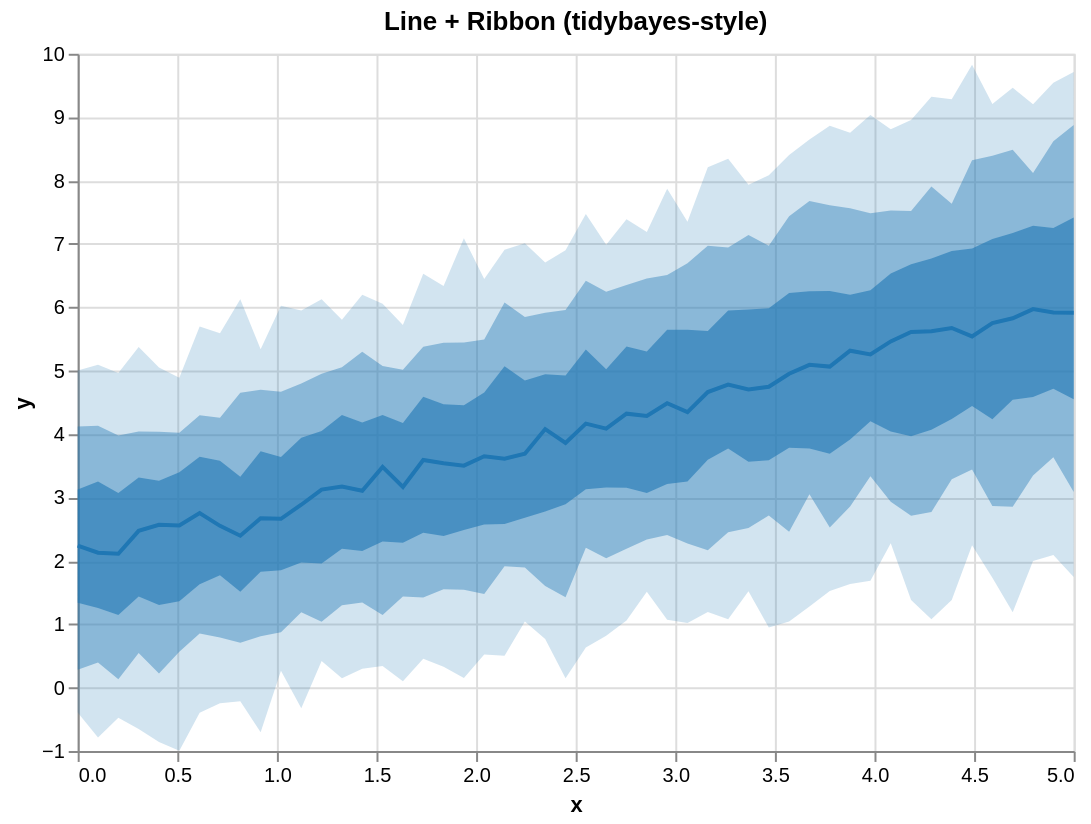

Vega-Lite specification for this chart:
### Vega-Lite specification from a JSON file in a GitHub repository (floating-point values rounded to 4 significant figures)
{"$schema": "https://vega.github.io/schema/vega-lite/v5.json", "height": 350, "layer": [{"encoding": {"x": {"field": "x", "type": "quantitative"}, "y2": {"field": "hi_0_95_"}, "y": {"field": "lo_0_95_", "title": "y", "type": "quantitative"}}, "mark": {"line": false, "fill": "#1f77b4", "type": "area", "opacity": 0.2}}, {"encoding": {"x": {"field": "x", "type": "quantitative"}, "y2": {"field": "hi_0_8_"}, "y": {"field": "lo_0_8_", "title": "y", "type": "quantitative"}}, "mark": {"line": false, "fill": "#1f77b4", "type": "area", "opacity": 0.4}}, {"encoding": {"x": {"field": "x", "type": "quantitative"}, "y2": {"field": "hi_0_5_"}, "y": {"field": "lo_0_5_", "title": "y", "type": "quantitative"}}, "mark": {"line": false, "fill": "#1f77b4", "type": "area", "opacity": 0.6}}, {"encoding": {"x": {"field": "x", "type": "quantitative"}, "y": {"field": "__median__", "type": "quantitative"}}, "mark": {"color": "#1f77b4", "strokeWidth": 2, "type": "line"}}], "data": {"values": [{"lo_0_8_": 0.2813, "lo_0_95_": -0.3929, "hi_0_8_": 4.121, "x": 0.0, "__median__": 2.241, "hi_0_5_": 3.127, "hi_0_95_": 5.004, "lo_0_5_": 1.341}, {"lo_0_8_": 0.3953, "lo_0_95_": -0.7868, "hi_0_8_": 4.131, "x": 0.102, "__median__": 2.129, "hi_0_5_": 3.251, "hi_0_95_": 5.092, "lo_0_5_": 1.256}, {"lo_0_8_": 0.1335, "lo_0_95_": -0.4754, "hi_0_8_": 3.977, "x": 0.2041, "__median__": 2.111, "hi_0_5_": 3.072, "hi_0_95_": 4.963, "lo_0_5_": 1.147}, {"lo_0_8_": 0.5472, "lo_0_95_": -0.6542, "hi_0_8_": 4.041, "x": 0.3061, "__median__": 2.474, "hi_0_5_": 3.316, "hi_0_95_": 5.375, "lo_0_5_": 1.438}, {"lo_0_8_": 0.2222, "lo_0_95_": -0.8592, "hi_0_8_": 4.038, "x": 0.4082, "__median__": 2.568, "hi_0_5_": 3.264, "hi_0_95_": 5.052, "lo_0_5_": 1.303}, {"lo_0_8_": 0.5671, "lo_0_95_": -0.9951, "hi_0_8_": 4.023, "x": 0.5102, "__median__": 2.557, "hi_0_5_": 3.398, "hi_0_95_": 4.89, "lo_0_5_": 1.364}, {"lo_0_8_": 0.8547, "lo_0_95_": -0.3987, "hi_0_8_": 4.296, "x": 0.6122, "__median__": 2.754, "hi_0_5_": 3.641, "hi_0_95_": 5.698, "lo_0_5_": 1.631}, {"lo_0_8_": 0.7888, "lo_0_95_": -0.2467, "hi_0_8_": 4.256, "x": 0.7143, "__median__": 2.552, "hi_0_5_": 3.581, "hi_0_95_": 5.592, "lo_0_5_": 1.771}, {"lo_0_8_": 0.7059, "lo_0_95_": -0.2149, "hi_0_8_": 4.653, "x": 0.8163, "__median__": 2.397, "hi_0_5_": 3.326, "hi_0_95_": 6.126, "lo_0_5_": 1.51}, {"lo_0_8_": 0.8083, "lo_0_95_": -0.7045, "hi_0_8_": 4.699, "x": 0.9184, "__median__": 2.672, "hi_0_5_": 3.729, "hi_0_95_": 5.338, "lo_0_5_": 1.83}, {"lo_0_8_": 0.872, "lo_0_95_": 0.2667, "hi_0_8_": 4.669, "x": 1.02, "__median__": 2.664, "hi_0_5_": 3.639, "hi_0_95_": 6.025, "lo_0_5_": 1.853}, {"lo_0_8_": 1.19, "lo_0_95_": -0.3243, "hi_0_8_": 4.8, "x": 1.122, "__median__": 2.885, "hi_0_5_": 3.94, "hi_0_95_": 5.951, "lo_0_5_": 1.974}, {"lo_0_8_": 1.037, "lo_0_95_": 0.4179, "hi_0_8_": 4.952, "x": 1.224, "__median__": 3.123, "hi_0_5_": 4.048, "hi_0_95_": 6.129, "lo_0_5_": 1.957}, {"lo_0_8_": 1.3, "lo_0_95_": 0.1467, "hi_0_8_": 5.054, "x": 1.327, "__median__": 3.173, "hi_0_5_": 4.3, "hi_0_95_": 5.805, "lo_0_5_": 2.192}, {"lo_0_8_": 1.343, "lo_0_95_": 0.2988, "hi_0_8_": 5.299, "x": 1.429, "__median__": 3.107, "hi_0_5_": 4.182, "hi_0_95_": 6.2, "lo_0_5_": 2.156}, {"lo_0_8_": 1.147, "lo_0_95_": 0.3391, "hi_0_8_": 5.073, "x": 1.531, "__median__": 3.482, "hi_0_5_": 4.303, "hi_0_95_": 6.056, "lo_0_5_": 2.305}, {"lo_0_8_": 1.437, "lo_0_95_": 0.09957, "hi_0_8_": 5.017, "x": 1.633, "__median__": 3.165, "hi_0_5_": 4.174, "hi_0_95_": 5.723, "lo_0_5_": 2.286}, {"lo_0_8_": 1.42, "lo_0_95_": 0.4539, "hi_0_8_": 5.376, "x": 1.735, "__median__": 3.592, "hi_0_5_": 4.587, "hi_0_95_": 6.528, "lo_0_5_": 2.445}, {"lo_0_8_": 1.552, "lo_0_95_": 0.3279, "hi_0_8_": 5.44, "x": 1.837, "__median__": 3.54, "hi_0_5_": 4.471, "hi_0_95_": 6.338, "lo_0_5_": 2.392}, {"lo_0_8_": 1.542, "lo_0_95_": 0.1508, "hi_0_8_": 5.444, "x": 1.939, "__median__": 3.502, "hi_0_5_": 4.454, "hi_0_95_": 7.09, "lo_0_5_": 2.487}, {"lo_0_8_": 1.479, "lo_0_95_": 0.5219, "hi_0_8_": 5.492, "x": 2.041, "__median__": 3.65, "hi_0_5_": 4.657, "hi_0_95_": 6.446, "lo_0_5_": 2.573}, {"lo_0_8_": 1.916, "lo_0_95_": 0.5031, "hi_0_8_": 6.075, "x": 2.143, "__median__": 3.612, "hi_0_5_": 5.069, "hi_0_95_": 6.909, "lo_0_5_": 2.583}, {"lo_0_8_": 1.896, "lo_0_95_": 1.042, "hi_0_8_": 5.848, "x": 2.245, "__median__": 3.69, "hi_0_5_": 4.843, "hi_0_95_": 7.011, "lo_0_5_": 2.68}, {"lo_0_8_": 1.604, "lo_0_95_": 0.7668, "hi_0_8_": 5.915, "x": 2.347, "__median__": 4.079, "hi_0_5_": 4.945, "hi_0_95_": 6.707, "lo_0_5_": 2.78}, {"lo_0_8_": 1.426, "lo_0_95_": 0.1475, "hi_0_8_": 5.958, "x": 2.449, "__median__": 3.86, "hi_0_5_": 4.922, "hi_0_95_": 6.9, "lo_0_5_": 2.893}, {"lo_0_8_": 2.205, "lo_0_95_": 0.6342, "hi_0_8_": 6.419, "x": 2.551, "__median__": 4.166, "hi_0_5_": 5.335, "hi_0_95_": 7.474, "lo_0_5_": 3.129}, {"lo_0_8_": 2.042, "lo_0_95_": 0.8173, "hi_0_8_": 6.247, "x": 2.653, "__median__": 4.086, "hi_0_5_": 5.021, "hi_0_95_": 6.988, "lo_0_5_": 3.159}, {"lo_0_8_": 2.192, "lo_0_95_": 1.06, "hi_0_8_": 6.353, "x": 2.755, "__median__": 4.322, "hi_0_5_": 5.381, "hi_0_95_": 7.39, "lo_0_5_": 3.154}, {"lo_0_8_": 2.337, "lo_0_95_": 1.512, "hi_0_8_": 6.455, "x": 2.857, "__median__": 4.285, "hi_0_5_": 5.304, "hi_0_95_": 7.19, "lo_0_5_": 3.071}, {"lo_0_8_": 2.408, "lo_0_95_": 1.072, "hi_0_8_": 6.51, "x": 2.959, "__median__": 4.486, "hi_0_5_": 5.647, "hi_0_95_": 7.872, "lo_0_5_": 3.211}, {"lo_0_8_": 2.274, "lo_0_95_": 1.017, "hi_0_8_": 6.695, "x": 3.061, "__median__": 4.347, "hi_0_5_": 5.648, "hi_0_95_": 7.35, "lo_0_5_": 3.253}, {"lo_0_8_": 2.166, "lo_0_95_": 1.193, "hi_0_8_": 6.972, "x": 3.163, "__median__": 4.663, "hi_0_5_": 5.625, "hi_0_95_": 8.212, "lo_0_5_": 3.594}, {"lo_0_8_": 2.45, "lo_0_95_": 1.079, "hi_0_8_": 6.946, "x": 3.265, "__median__": 4.78, "hi_0_5_": 5.95, "hi_0_95_": 8.344, "lo_0_5_": 3.773}, {"lo_0_8_": 2.52, "lo_0_95_": 1.518, "hi_0_8_": 7.142, "x": 3.367, "__median__": 4.703, "hi_0_5_": 5.964, "hi_0_95_": 7.935, "lo_0_5_": 3.564}, {"lo_0_8_": 2.716, "lo_0_95_": 0.9475, "hi_0_8_": 6.969, "x": 3.469, "__median__": 4.747, "hi_0_5_": 5.987, "hi_0_95_": 8.085, "lo_0_5_": 3.586}, {"lo_0_8_": 2.458, "lo_0_95_": 1.043, "hi_0_8_": 7.438, "x": 3.571, "__median__": 4.952, "hi_0_5_": 6.225, "hi_0_95_": 8.404, "lo_0_5_": 3.786}, {"lo_0_8_": 3.051, "lo_0_95_": 1.278, "hi_0_8_": 7.679, "x": 3.673, "__median__": 5.093, "hi_0_5_": 6.254, "hi_0_95_": 8.646, "lo_0_5_": 3.774}, {"lo_0_8_": 2.527, "lo_0_95_": 1.522, "hi_0_8_": 7.609, "x": 3.776, "__median__": 5.065, "hi_0_5_": 6.259, "hi_0_95_": 8.863, "lo_0_5_": 3.69}, {"lo_0_8_": 2.857, "lo_0_95_": 1.636, "hi_0_8_": 7.564, "x": 3.878, "__median__": 5.315, "hi_0_5_": 6.2, "hi_0_95_": 8.755, "lo_0_5_": 3.915}, {"lo_0_8_": 3.334, "lo_0_95_": 1.687, "hi_0_8_": 7.485, "x": 3.98, "__median__": 5.257, "hi_0_5_": 6.271, "hi_0_95_": 9.034, "lo_0_5_": 4.203}, {"lo_0_8_": 2.934, "lo_0_95_": 2.279, "hi_0_8_": 7.527, "x": 4.082, "__median__": 5.462, "hi_0_5_": 6.535, "hi_0_95_": 8.809, "lo_0_5_": 4.04}, {"lo_0_8_": 2.71, "lo_0_95_": 1.384, "hi_0_8_": 7.52, "x": 4.184, "__median__": 5.61, "hi_0_5_": 6.678, "hi_0_95_": 8.957, "lo_0_5_": 3.964}, {"lo_0_8_": 2.77, "lo_0_95_": 1.076, "hi_0_8_": 7.906, "x": 4.286, "__median__": 5.621, "hi_0_5_": 6.77, "hi_0_95_": 9.322, "lo_0_5_": 4.067}, {"lo_0_8_": 3.289, "lo_0_95_": 1.381, "hi_0_8_": 7.635, "x": 4.388, "__median__": 5.673, "hi_0_5_": 6.888, "hi_0_95_": 9.282, "lo_0_5_": 4.237}, {"lo_0_8_": 3.44, "lo_0_95_": 2.246, "hi_0_8_": 8.319, "x": 4.49, "__median__": 5.541, "hi_0_5_": 6.927, "hi_0_95_": 9.828, "lo_0_5_": 4.444}, {"lo_0_8_": 2.866, "lo_0_95_": 1.733, "hi_0_8_": 8.39, "x": 4.592, "__median__": 5.751, "hi_0_5_": 7.078, "hi_0_95_": 9.208, "lo_0_5_": 4.232}, {"lo_0_8_": 2.855, "lo_0_95_": 1.188, "hi_0_8_": 8.487, "x": 4.694, "__median__": 5.827, "hi_0_5_": 7.172, "hi_0_95_": 9.462, "lo_0_5_": 4.543}, {"lo_0_8_": 3.348, "lo_0_95_": 1.998, "hi_0_8_": 8.12, "x": 4.796, "__median__": 5.972, "hi_0_5_": 7.287, "hi_0_95_": 9.205, "lo_0_5_": 4.583}, {"lo_0_8_": 3.632, "lo_0_95_": 2.091, "hi_0_8_": 8.618, "x": 4.898, "__median__": 5.919, "hi_0_5_": 7.252, "hi_0_95_": 9.542, "lo_0_5_": 4.714}, {"lo_0_8_": 3.086, "lo_0_95_": 1.747, "hi_0_8_": 8.877, "x": 5.0, "__median__": 5.914, "hi_0_5_": 7.418, "hi_0_95_": 9.713, "lo_0_5_": 4.55}]}, "title": "Line + Ribbon (tidybayes-style)", "width": 500}
